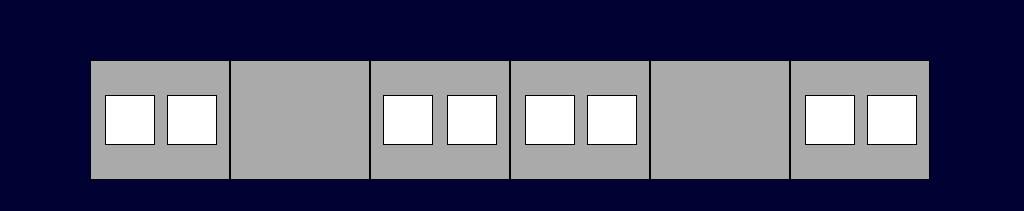
<?xml version="1.0" encoding="UTF-8"?>
<ui version="4.0">
 <class>VehicleAuxiliaryPage</class>
 <widget class="QWidget" name="VehicleAuxiliaryPage">
  <property name="geometry">
   <rect>
    <x>0</x>
    <y>0</y>
    <width>1024</width>
    <height>211</height>
   </rect>
  </property>
  <property name="windowTitle">
   <string>Form</string>
  </property>
  <property name="styleSheet">
   <string notr="true">QWidget
{
	background-color: rgb(0,0,50);
}
QLabel
{

font:24px,&quot;微软雅黑&quot;;
border:1px solid black;
}</string>
  </property>
  <widget class="QLabel" name="LBLTC1">
   <property name="geometry">
    <rect>
     <x>90</x>
     <y>60</y>
     <width>140</width>
     <height>120</height>
    </rect>
   </property>
   <property name="styleSheet">
    <string notr="true">background-color:rgb(170,170,170);</string>
   </property>
   <property name="text">
    <string/>
   </property>
  </widget>
  <widget class="QLabel" name="LBLM2">
   <property name="geometry">
    <rect>
     <x>510</x>
     <y>60</y>
     <width>140</width>
     <height>120</height>
    </rect>
   </property>
   <property name="styleSheet">
    <string notr="true">background-color:rgb(170,170,170);</string>
   </property>
   <property name="text">
    <string/>
   </property>
  </widget>
  <widget class="QLabel" name="LBLM1">
   <property name="geometry">
    <rect>
     <x>370</x>
     <y>60</y>
     <width>140</width>
     <height>120</height>
    </rect>
   </property>
   <property name="styleSheet">
    <string notr="true">background-color:rgb(170,170,170);</string>
   </property>
   <property name="text">
    <string/>
   </property>
  </widget>
  <widget class="QLabel" name="LBLTC2">
   <property name="geometry">
    <rect>
     <x>790</x>
     <y>60</y>
     <width>140</width>
     <height>120</height>
    </rect>
   </property>
   <property name="styleSheet">
    <string notr="true">background-color:rgb(170,170,170);</string>
   </property>
   <property name="text">
    <string/>
   </property>
  </widget>
  <widget class="QLabel" name="LBLMP1">
   <property name="geometry">
    <rect>
     <x>230</x>
     <y>60</y>
     <width>140</width>
     <height>120</height>
    </rect>
   </property>
   <property name="styleSheet">
    <string notr="true">background-color:rgb(170,170,170);</string>
   </property>
   <property name="text">
    <string/>
   </property>
  </widget>
  <widget class="QLabel" name="LBLMP2">
   <property name="geometry">
    <rect>
     <x>650</x>
     <y>60</y>
     <width>140</width>
     <height>120</height>
    </rect>
   </property>
   <property name="styleSheet">
    <string notr="true">background-color:rgb(170,170,170);</string>
   </property>
   <property name="text">
    <string/>
   </property>
  </widget>
  <widget class="QLabel" name="lbl_AC1">
   <property name="geometry">
    <rect>
     <x>105</x>
     <y>95</y>
     <width>50</width>
     <height>50</height>
    </rect>
   </property>
   <property name="styleSheet">
    <string notr="true">background-color: rgb(255, 255, 255);</string>
   </property>
   <property name="text">
    <string/>
   </property>
  </widget>
  <widget class="QLabel" name="lbl_DC1">
   <property name="geometry">
    <rect>
     <x>167</x>
     <y>95</y>
     <width>50</width>
     <height>50</height>
    </rect>
   </property>
   <property name="styleSheet">
    <string notr="true">background-color: rgb(255, 255, 255);</string>
   </property>
   <property name="text">
    <string/>
   </property>
  </widget>
  <widget class="QLabel" name="lbl_AC2">
   <property name="geometry">
    <rect>
     <x>383</x>
     <y>95</y>
     <width>50</width>
     <height>50</height>
    </rect>
   </property>
   <property name="styleSheet">
    <string notr="true">background-color: rgb(255, 255, 255);</string>
   </property>
   <property name="text">
    <string/>
   </property>
  </widget>
  <widget class="QLabel" name="lbl_DC2">
   <property name="geometry">
    <rect>
     <x>447</x>
     <y>95</y>
     <width>50</width>
     <height>50</height>
    </rect>
   </property>
   <property name="styleSheet">
    <string notr="true">background-color: rgb(255, 255, 255);</string>
   </property>
   <property name="text">
    <string/>
   </property>
  </widget>
  <widget class="QLabel" name="lbl_AC3">
   <property name="geometry">
    <rect>
     <x>525</x>
     <y>95</y>
     <width>50</width>
     <height>50</height>
    </rect>
   </property>
   <property name="styleSheet">
    <string notr="true">background-color: rgb(255, 255, 255);</string>
   </property>
   <property name="text">
    <string/>
   </property>
  </widget>
  <widget class="QLabel" name="lbl_DC3">
   <property name="geometry">
    <rect>
     <x>587</x>
     <y>95</y>
     <width>50</width>
     <height>50</height>
    </rect>
   </property>
   <property name="styleSheet">
    <string notr="true">background-color: rgb(255, 255, 255);</string>
   </property>
   <property name="text">
    <string/>
   </property>
  </widget>
  <widget class="QLabel" name="lbl_AC4">
   <property name="geometry">
    <rect>
     <x>805</x>
     <y>95</y>
     <width>50</width>
     <height>50</height>
    </rect>
   </property>
   <property name="styleSheet">
    <string notr="true">background-color: rgb(255, 255, 255);</string>
   </property>
   <property name="text">
    <string/>
   </property>
  </widget>
  <widget class="QLabel" name="lbl_DC4">
   <property name="geometry">
    <rect>
     <x>867</x>
     <y>95</y>
     <width>50</width>
     <height>50</height>
    </rect>
   </property>
   <property name="styleSheet">
    <string notr="true">background-color: rgb(255, 255, 255);</string>
   </property>
   <property name="text">
    <string/>
   </property>
  </widget>
 </widget>
 <resources/>
 <connections/>
</ui>
